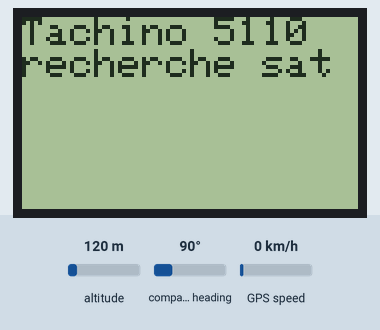
The sketch below on a simulated Arduino Uno, built with avr-gcc and run on an emulated ATmega328P. On the bench: 84×48 one-colour display. The test bench sets the inputs (shaded band); at power-on: GPS speed 0 km/h, altitude 120 m, compass heading 90°. The GPS gets a fix after 3 s at 37.7749, -122.4194 with 8 satellites; what the sketch prints to the serial monitor is not drawn.

Above: at 2.1 s.
At 5.6 s:
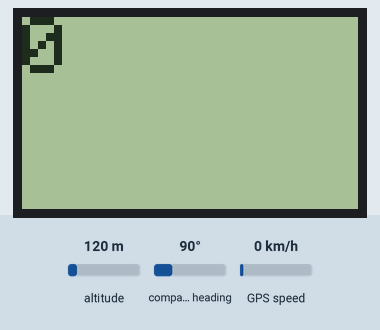
5.7 s: GPS speed set to 2 km/h
At 8.0 s:
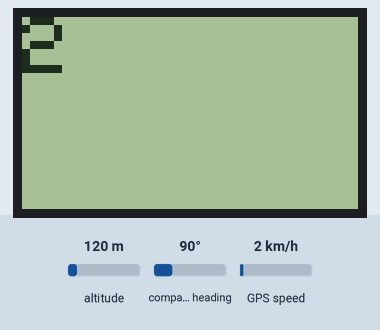
8.5 s: GPS speed set to 30 km/h
At 10.5 s:
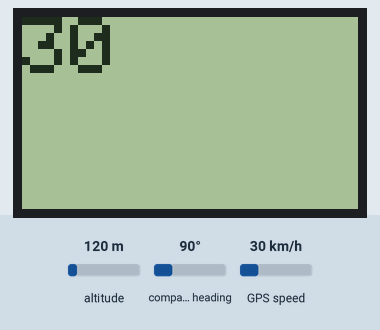
11.6 s: GPS speed set to 60 km/h
At 14.2 s:
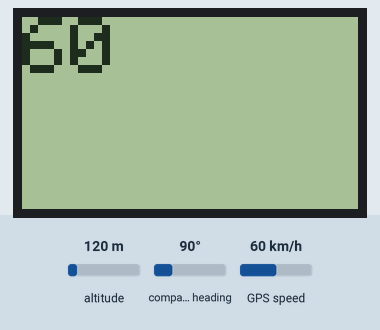
Timing chart, 0 to 15.7 s (numbered marks = the images above; inputs shaded):
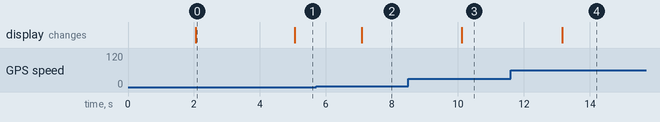

The sketch:

tachino.ino
```cpp
// gps.course TRES peu réactif !! mais TinyGPS++ ne bouge plus depuis 11/2013...
// ok UNO 21/08/16

#include "SoftwareSerial.h"
SoftwareSerial mySerial(10, 11); // RX->TXD(neo-6m), TX->RXD(neo-6m)
//#define vitesse
#include <TinyGPS.h>
TinyGPS gps;


#include <Adafruit_GFX.h>
#include <Adafruit_PCD8544.h>
// pin 7 - Serial clock out (SCLK)
// pin 6 - Serial data out (DIN)
// pin 5 - Data/Command select (D/C)
// pin 4 - LCD chip select (CS)
// pin 3 - LCD reset (RST)
Adafruit_PCD8544 display = Adafruit_PCD8544(7, 6, 5, 4, 3);

// pour distance
boolean fix = false;
float dpar = 0.0;
unsigned long milli, milli_1 = 0;

byte affseq = 0;
float alt;
float altmin = 9999.0;
float altmax = -99.9;
float vmax = 0.0;
int mode = 1; // 0:tout 1:vitesse en gros
char s[20];

void setup()
{
  Serial.begin(9600);
  mySerial.begin(9600);
  Serial.print("Tachino LCD TinyGPS v. ");
  Serial.println(TinyGPS::library_version());

  display.begin();
  // init done

  // you can change the contrast around to adapt the display
  // for the best viewing!
  display.setContrast(60);

  //display.display(); // show splashscreen
  delay(2000);
  display.clearDisplay();   // clears the screen and buffer

  display.setTextSize(1);
  display.setTextColor(BLACK);
  display.setCursor(0, 0);
  display.println("Tachino 5110");
  display.println("recherche sat");
  display.display();
}

void loop() // run over and over
{

  bool newData = false;
  unsigned long chars;
  unsigned short sentences, failed;

  // For one second we parse GPS data and report some key values
  for (unsigned long start = millis(); millis() - start < 1000;)
  {
    while (mySerial.available())
    {
      char c = mySerial.read();
      // Serial.write(c); // uncomment this line if you want to see the GPS data flowing
      if (gps.encode(c)) // Did a new valid sentence come in?
        newData = true;
    }
  }

  if (newData)
  {
    display.clearDisplay();   // clears the screen and buffer
    if (!fix) {
      //premiere
      fix = true; // once
      milli_1 = millis();
    } else {
      milli = millis();
      // delta T * vitesse (milli secondes => km/h 3600000)
      float fkmph = gps.f_speed_kmph();
      if (fkmph > 0.5) {
        // eliminer les petites erreurs de positionnement
        dpar += (((milli - milli_1) * fkmph) / 1000.0) / 3600.0;
      }

      if (fkmph > vmax) {
        vmax = fkmph;
      }

      milli_1 = milli;
      alt = gps.f_altitude();
      if (alt > altmax) {
        altmax = alt;
      }
      if (alt < altmin) {
        altmin = alt;
      }

      if (mode == 0) {
        display.setTextSize(1);
        display.setTextColor(BLACK);
        display.setCursor(0, 0);
        display.print("V=");

        display.print(fkmph);
        display.println(" km/h");

        display.print("D=");
        display.print(dpar);
        display.println(" km");
        display.print("Alt=");
        display.print(alt);
        display.println(" m");
        int year;
        byte month, day, hour, minute, second, hundredths;
        unsigned long fix_age;
        gps.crack_datetime(&year, &month, &day, &hour, &minute, &second, &hundredths, &fix_age);

        sprintf(s, "%02d:%02d:%02d UTC", hour, minute, second);
        display.println(s);
        // avant dernière ligne : affichage changeant
        switch (affseq) {
          case 0 :
            sprintf(s, "alt min %d", (int) altmin);
            //display.println(s);
            affseq++;
            break;
          case 1 :
            sprintf(s, "alt max %d", (int) altmax);
            //display.println(s);
            affseq++;
            break;
          case 2 :
            sprintf(s, "v max %d", (int) vmax);
            //display.println(s);
            affseq = 0;
            break;
        }
        display.println(s);
      } else if (mode == 1) {
        display.setTextSize(2);
        display.setTextColor(BLACK);
        display.setCursor(0, 0);
        display.print(int(fkmph));
        display.display();

      }

    }


  }

}
String decode_route(unsigned long c) {
  const char cap0[] PROGMEM = "N";
  const char cap22[] PROGMEM = "-";
  const char cap45[] PROGMEM = "NE";
  const char cap67[] PROGMEM = "-";
  const char cap90[] PROGMEM = "E";
  const char cap112[] PROGMEM = "-";
  const char cap135[] PROGMEM = "SE";
  const char cap157[] PROGMEM = "-";
  const char cap190[] PROGMEM = "S";
  const char cap212[] PROGMEM = "-";
  const char cap235[] PROGMEM = "SO";
  const char cap257[] PROGMEM = "-";
  const char cap270[] PROGMEM = "O";
  const char cap292[] PROGMEM = "-";
  const char cap314[] PROGMEM = "NO";
  const char cap336[] PROGMEM = "-";
  const char* string_table[] = {cap0, cap22, cap45, cap67, cap90, cap112, cap135, cap157, cap190, cap212, cap235, cap257, cap270, cap292, cap314, cap336};
  float cap = (float)c / 2250.;
  int ind = int(cap);
  int ind_inf = (ind + 15) % 16;

  int ind_sup = (ind + 1) % 16;
  char res[10];
  int ptres = 0;
  int pttmp = 0;
  while (string_table[ind_inf][pttmp] != 0) {
    res[ptres++] = string_table[ind_inf][pttmp++];
  }
  pttmp = 0;
  while (string_table[ind][pttmp] != 0) {
    res[ptres++] = string_table[ind][pttmp++];
  }
  pttmp = 0;
  while (string_table[ind_sup][pttmp] != 0) {
    res[ptres++] = string_table[ind_sup][pttmp++];
  }
  res[ptres] = 0;
  return res;

}
```

Measured:
- after the input at 5.7 s, the display: changes after 1.4 s (image 2)
- after the input at 8.5 s, the display: changes after 1.6 s (image 3)
- after the input at 11.6 s, the display: changes after 1.6 s (image 4)
- what the display in image 0 shows lasts 3.1 s, from 2.0 s to 5.1 s
